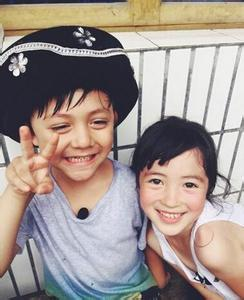
//> input picture facedetection1/facedetection1/1.jpg, 244 x 300 px
$ ./Source   (built with g++ and OpenCV 4)
//> lines starting //> are read from the running program, lines starting //| are printed output that depends on the picture; after the words box and inside, x2 and y2 are one past the last pixel; in counts of white or black regions, pixels touching at a corner belong together
#include "opencv2/objdetect/objdetect.hpp"
#include "opencv2/highgui/highgui.hpp"
#include "opencv2/imgproc/imgproc.hpp"
#include <iostream>

using namespace std;
using namespace cv;

int main(int, char**)
{
	Mat gray1 = imread("1.jpg",0);
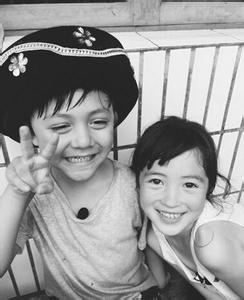
//> gray1: 300 rows x 244 cols, CV_8UC1; min 0, max 255, mean 151.3
	namedWindow("Gray1", 1);
    imshow("Gray1", gray1);

	Mat gray2 = imread("taoyang2.jpg", 0);
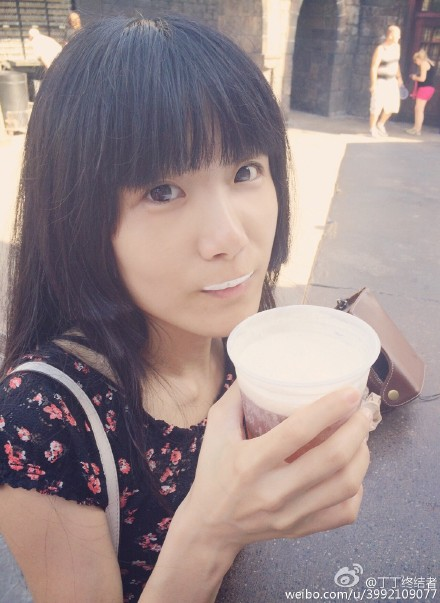
//> input picture Study_Histogram/Study_Histogram/taoyang2.jpg, 440 x 603 px
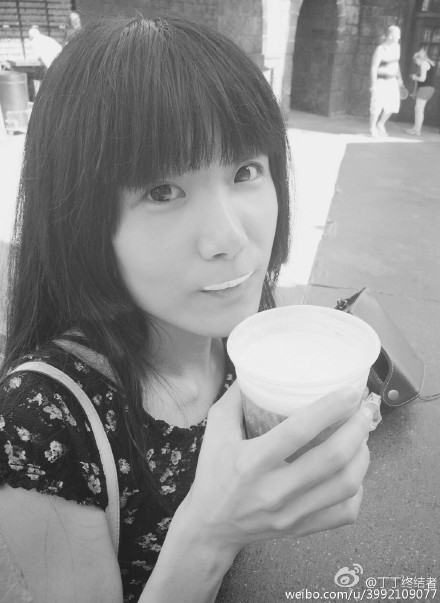
//> gray2: 603 rows x 440 cols, CV_8UC1; min 24, max 255, mean 142.2
	namedWindow("Gray2", 1);
	imshow("Gray2", gray2);

	// Initialize parameters
	int histSize = 256;    // bin size
	float range[] = { 0, 255 };
	const float *ranges[] = { range };

	// Calculate histogram
	MatND hist1;
	calcHist(&gray1, 1, 0, Mat(), hist1, 1, &histSize, ranges, true, false);
//> hist1 = 256 values, max 2830 at index 38, min 0 at index 1, mean 285.8

	MatND hist2;
	calcHist(&gray2, 1, 0, Mat(), hist2, 1, &histSize, ranges, true, false);
//> hist2 = 256 values, max 6492 at index 239, min 0 at index 0, mean 1036.3

	for (int i = 0; i < 4; i++)
	{
		int compare_method = i;
		double base_base = compareHist(hist1, hist1, compare_method);
		//double base_half = compareHist(hist1, hist2, compare_method);
		double base_test1 = compareHist(hist1, hist2, compare_method);
		//double base_test2 = compareHist(hist1, hist2, compare_method);

		printf(" Method [%d] Perfect, Base-Test(1) : %f,%f \n", i, base_base,  base_test1);
	}
//> this loop made 4 passes
//> (base_base, base_test1) on passes 1 to 4: (1, 0.355), (0, 1125521.8), (73170, 67461), (0, 0.281)
//|  Method [0] Perfect, Base-Test(1) : 1.000000,0.354942
//|  Method [1] Perfect, Base-Test(1) : 0.000000,1125521.766486
//|  Method [2] Perfect, Base-Test(1) : 73170.000000,67461.000000
//|  Method [3] Perfect, Base-Test(1) : 0.000000,0.281442

	printf("Done \n");


	// Show the calculated histogram in command window
	double total1;
	total1 = gray1.rows * gray1.cols;
//> total1 = 73200
	for (int h = 0; h < histSize; h++)
	{
		float binVal = hist1.at<float>(h);
		cout << " " << binVal;
	}
//> this loop made 256 passes
//> binVal on passes 1 to 3: 1, 0, 0
//|  1 0 0 0 0 0 0 0
//> (output is shown up to pass 8 of 256)

	double total2;
	total2 = gray2.rows * gray2.cols;
//> total2 = 265320
	for (int h = 0; h < histSize; h++)
	{
		float binVal = hist2.at<float>(h);
		cout << " " << binVal;
	}
//> this loop made 256 passes
//|  0 0 0 0 0 0 0 0
//> (output is shown up to pass 8 of 256)

	// Plot the histogram
	int hist_w = 512; int hist_h = 400;
	int bin_w = cvRound((double)hist_w / histSize);

	Mat histImage1(hist_h, hist_w, CV_8UC1, Scalar(0, 0, 0));
	normalize(hist1, hist1, 0, histImage1.rows, NORM_MINMAX, -1, Mat());
//> hist1 = 256 values, max 400 at index 38, min 0 at index 1, mean 40.4

	Mat histImage2(hist_h, hist_w, CV_8UC1, Scalar(0, 0, 0));
	normalize(hist2, hist2, 0, histImage2.rows, NORM_MINMAX, -1, Mat());
//> hist2 = 256 values, max 400 at index 239, min 0 at index 0, mean 63.85

	for (int i = 1; i < histSize; i++)
	{
		line(histImage1, Point(bin_w*(i - 1), hist_h - cvRound(hist1.at<float>(i - 1))),
			Point(bin_w*(i), hist_h - cvRound(hist1.at<float>(i))),
			Scalar(255, 0, 0), 2, 8, 0);
	}
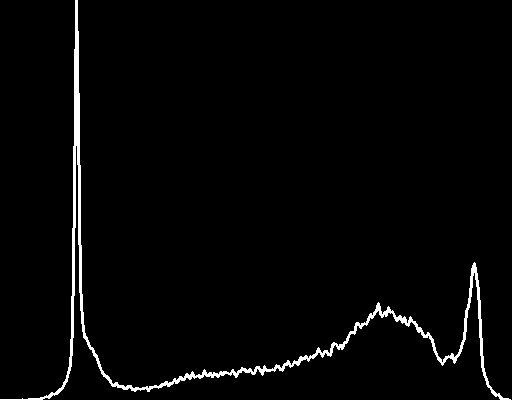
//> histImage1: 400 rows x 512 cols, CV_8UC1; 2.3% white; 1 white region, box (x1, y1, x2, y2) and area: (0, 0, 511, 400) 4707

	for (int i = 1; i < histSize; i++)
	{
		line(histImage2, Point(bin_w*(i - 1), hist_h - cvRound(hist2.at<float>(i - 1))),
			Point(bin_w*(i), hist_h - cvRound(hist2.at<float>(i))),
			Scalar(255, 0, 0), 2, 8, 0);
	}
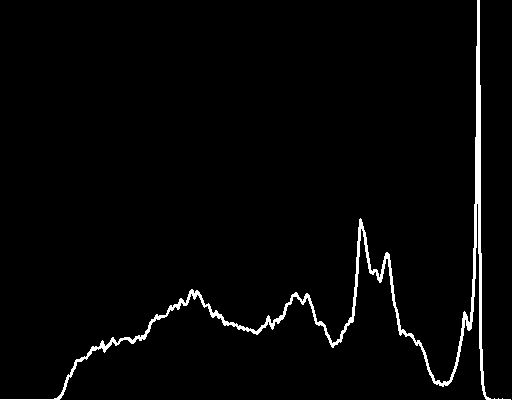
//> histImage2: 400 rows x 512 cols, CV_8UC1; 2.4% white; 1 white region, box (x1, y1, x2, y2) and area: (0, 0, 511, 400) 4957

	namedWindow("Result1", 1);    imshow("Result1", histImage1);
	namedWindow("Result2", 1);    imshow("Result2", histImage2);

	waitKey(0);
	return 0;
}
